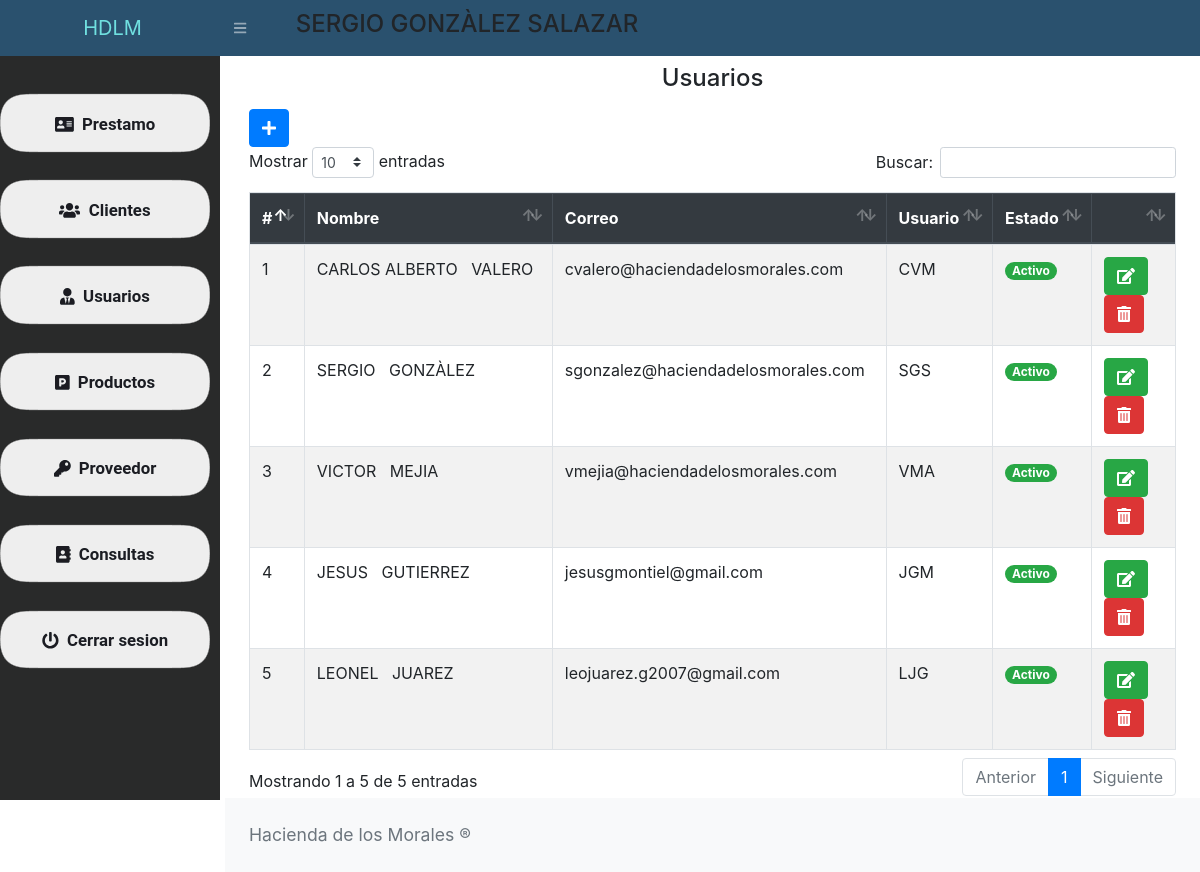
/src/usuarios.php (signed in), run on the app's committed database.
### tables this page shows
CREATE TABLE cat_usuario(
id_usuario INT NOT NULL PRIMARY KEY AUTO_INCREMENT,
usuario CHAR(15)NOT NULL,
nombre CHAR(15) NOT NULL,
apellidoP CHAR(20) NOT NULL,
apellidoM CHAR(20) NOT NULL,
telefono BIGINT NOT NULL,
correo VARCHAR(70) NOT NULL,
contrasena VARCHAR(25) NOT NULL,
id_perfil int NOT NULL,
estatus INT NOT NULL DEFAULT 1,
FOREIGN KEY (id_perfil) REFERENCES cat_perfil(id_perfil));

### src/usuarios.php (the view, shortened to what this page needs)
<?php include_once "includes/header.php";
?>
<div class="form-group">
            <h4 class="text-center">Usuarios</h4>
        </div>
<button class="btn btn-primary" type="button" data-toggle="modal" data-target="#nuevo_usuario"><i class="fas fa-plus"></i></button>
<div class="table-responsive">
    <table class="table table-hover table-striped table-bordered mt-2" id="tbl">
        <thead class="thead-dark">
            <tr>
                <th>#</th>
                <th>Nombre</th>
                <th>Correo</th>
                <th>Usuario</th>
                <th>Estado</th>
                <th></th>
            </tr>
        </thead>
        <tbody>
            <?php
            include "../conexion.php";
            $query = mysqli_query($conexion, "SELECT * FROM cat_usuario ORDER BY estatus DESC");
            $result = mysqli_num_rows($query);
            if ($result > 0) {
                while ($data = mysqli_fetch_assoc($query)) {
                    if ($data['estatus'] == 1) {
                        $estado = '<span class="badge badge-pill badge-success">Activo</span>';
                    } else {
                        $estado = '<span class="badge badge-pill badge-danger">Inactivo</span>';
                    }
            ?>
                    <tr>
                        <td><?php echo $data['id_usuario']; ?></td>
                        <td><?php echo $data['nombre'];?> &nbsp;  <?php echo $data['apellidoP']; ?></td>
                        <td><?php echo $data['correo']; ?></td>
                        <td><?php echo $data['usuario']; ?></td>
                        <td><?php echo $estado; ?></td>
                        <td>
                            <?php if ($data['estatus'] == 1) { ?>
                          <a href="editar_usuario.php?id=<?php echo $data['id_usuario']; ?>" class="btn btn-success"><i class='fas fa-edit'></i></a>
                          <form action="eliminar_usuario.php?id=<?php echo $data['id_usuario']; ?>" method="post" class="confirmar d-inline">
                          <button class="btn btn-danger" type="submit"><i class='fas fa-trash-alt'></i> </button>
                                </form>
                            <?php } ?>
                        </td>
                    </tr>
            <?php }
            } ?>
        </tbody>
    </table>
</div>
<?php include_once "includes/footer.php"; ?>

### data on the page
cat_usuario: id_usuario "1", nombre "CARLOS ALBERTO", apellidoP "VALERO", correo "cvalero@haciendadelosmorales.com", usuario "CVM", estatus "Activo"
cat_usuario: id_usuario "2", nombre "SERGIO", apellidoP "GONZÀLEZ", correo "sgonzalez@haciendadelosmorales.com", usuario "SGS", estatus "Activo"
cat_usuario: id_usuario "3", nombre "VICTOR", apellidoP "MEJIA", correo "vmejia@haciendadelosmorales.com", usuario "VMA", estatus "Activo"
cat_usuario: id_usuario "4", nombre "JESUS", apellidoP "GUTIERREZ", correo "jesusgmontiel@gmail.com", usuario "JGM", estatus "Activo"
cat_usuario: id_usuario "5", nombre "LEONEL", apellidoP "JUAREZ", correo "leojuarez.g2007@gmail.com", usuario "LJG", estatus "Activo"

### other printed values
$_SESSION['nombre'] "SERGIO"
$_SESSION['apellidoP'] "GONZÀLEZ"
$_SESSION['apellidoM'] "SALAZAR"
